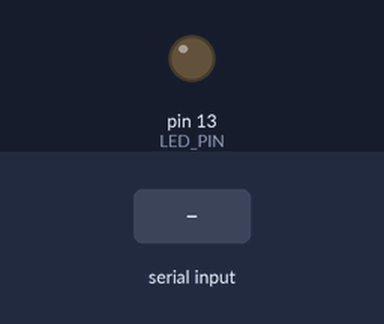
Bench run of a sketch on a simulated Arduino Nano, built with avr-gcc and run on an emulated ATmega328P. Shown: output pins drawn as LEDs (lit = HIGH). The inputs (shaded band) are chosen by the test bench. What the sketch prints to the serial monitor is not drawn.

Above: at 1.3 s.
1.4 s: "1" received over the second serial link
At 2.6 s:
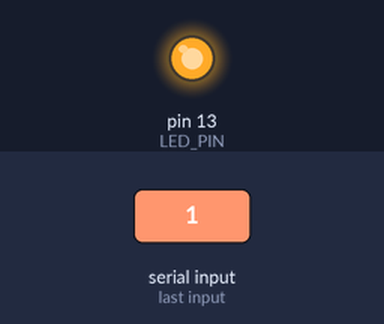
2.9 s: "0" received over the second serial link
At 3.8 s:
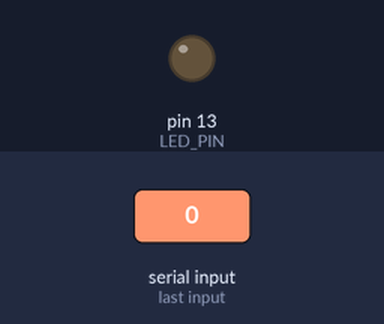
4.4 s: "2" received over the second serial link
At 5.1 s:
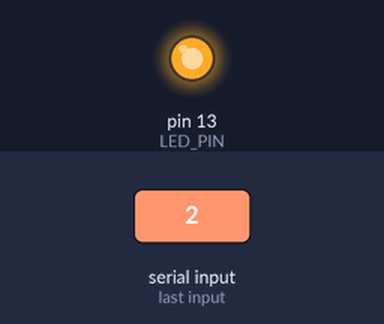
Timing chart, 0 to 7.4 s (numbered marks = the images above; inputs shaded):
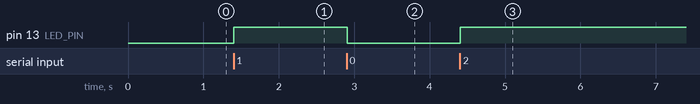

The sketch:

main.ino
```cpp
/*
 * GPS UART to USB Bridge for Arduino Nano
 * Reads NMEA data from NEO-M8N and forwards to USB serial
 *
 * Connections:
 * - GPS TX -> Arduino Pin D4 (RX)
 * - GPS RX -> Arduino Pin D5 (TX)
 * - GPS GND -> Arduino GND
 * - GPS VCC -> Arduino 3.3V or 5V (check your module)
 * - LED indicator on Pin 13 (built-in LED)
 *
 * Note: USB communication uses hardware serial (D0/RXD and D1/TXD)
 *       These are automatically used by Serial.begin()
 */

#include <SoftwareSerial.h>

// GPS UART Configuration
// Using D4 and D5 to avoid conflicts with hardware serial and built-in LEDs
const int GPS_RX_PIN = 4;  // Arduino Pin D4 <- GPS TX
const int GPS_TX_PIN = 5;  // Arduino Pin D5 -> GPS RX
const long GPS_BAUD_RATE = 9600;

// USB Serial (Hardware Serial uses D0/RXD and D1/TXD)
const long USB_BAUD_RATE = 9600;

// LED Pin (built-in LED on Nano)
// Pin 13 has built-in LED, but also TX LED uses D1
const int LED_PIN = 13;

// Create software serial for GPS
SoftwareSerial gpsSerial(GPS_RX_PIN, GPS_TX_PIN);

// Buffer for incoming data
const int BUFFER_SIZE = 256;
char buffer[BUFFER_SIZE];
int bufferIndex = 0;

// LED blink variables
bool ledState = false;
unsigned long lastBlink = 0;
const unsigned long BLINK_INTERVAL = 100; // milliseconds

void setup() {
  // Initialize USB Serial
  Serial.begin(USB_BAUD_RATE);

  // Initialize GPS Serial
  gpsSerial.begin(GPS_BAUD_RATE);

  // Initialize LED
  pinMode(LED_PIN, OUTPUT);
  digitalWrite(LED_PIN, LOW);

  // Startup message
  Serial.println("GPS Bridge Started");
  Serial.println("Waiting for GPS data...");

  // Small delay for stability
  delay(100);
}

void loop() {
  // Check if data available from GPS
  while (gpsSerial.available()) {
    char c = gpsSerial.read();

    // Forward to USB Serial immediately
    Serial.write(c);

    // Blink LED to show activity
    unsigned long currentTime = millis();
    if (currentTime - lastBlink >= BLINK_INTERVAL) {
      ledState = !ledState;
      digitalWrite(LED_PIN, ledState);
      lastBlink = currentTime;
    }
  }

  // Optional: Forward data from USB to GPS (for configuration commands)
  // Uncomment if you need bidirectional communication
  /*
  while (Serial.available()) {
    char c = Serial.read();
    gpsSerial.write(c);
  }
  */

  // Small delay to prevent CPU hogging
  delay(10);
}
```

Measured:
- after the input at 1.4 s, pin 13 (LED_PIN): LOW → HIGH at once
- after the input at 2.9 s, pin 13 (LED_PIN): HIGH → LOW at once
- after the input at 4.4 s, pin 13 (LED_PIN): LOW → HIGH at once
